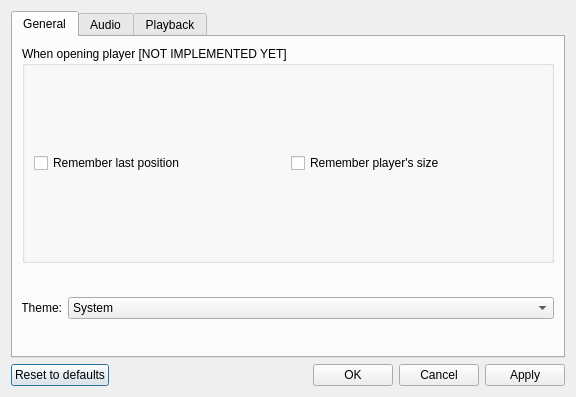
<?xml version="1.0" encoding="UTF-8"?>
<ui version="4.0">
 <class>PreferencesDialog</class>
 <widget class="QDialog" name="PreferencesDialog">
  <property name="geometry">
   <rect>
    <x>0</x>
    <y>0</y>
    <width>576</width>
    <height>397</height>
   </rect>
  </property>
  <property name="minimumSize">
   <size>
    <width>576</width>
    <height>397</height>
   </size>
  </property>
  <property name="maximumSize">
   <size>
    <width>576</width>
    <height>397</height>
   </size>
  </property>
  <property name="windowTitle">
   <string>Preferences</string>
  </property>
  <property name="windowIcon">
   <iconset resource="images.qrc">
    <normaloff>:/logos/jubduh.png</normaloff>:/logos/jubduh.png</iconset>
  </property>
  <property name="sizeGripEnabled">
   <bool>false</bool>
  </property>
  <property name="modal">
   <bool>false</bool>
  </property>
  <layout class="QGridLayout" name="gridLayout">
   <item row="1" column="1">
    <layout class="QHBoxLayout" name="horizontalLayout_2">
     <item>
      <widget class="QPushButton" name="resetButton">
       <property name="text">
        <string>Reset to defaults</string>
       </property>
      </widget>
     </item>
     <item>
      <spacer name="horizontalSpacer">
       <property name="orientation">
        <enum>Qt::Horizontal</enum>
       </property>
       <property name="sizeHint" stdset="0">
        <size>
         <width>40</width>
         <height>20</height>
        </size>
       </property>
      </spacer>
     </item>
     <item>
      <widget class="QPushButton" name="OKButton">
       <property name="text">
        <string>OK</string>
       </property>
      </widget>
     </item>
     <item>
      <widget class="QPushButton" name="cancelButton">
       <property name="text">
        <string>Cancel</string>
       </property>
      </widget>
     </item>
     <item>
      <widget class="QPushButton" name="applyButton">
       <property name="text">
        <string>Apply</string>
       </property>
      </widget>
     </item>
    </layout>
   </item>
   <item row="0" column="1">
    <widget class="QTabWidget" name="settingTabs">
     <property name="tabPosition">
      <enum>QTabWidget::North</enum>
     </property>
     <property name="tabShape">
      <enum>QTabWidget::Rounded</enum>
     </property>
     <property name="currentIndex">
      <number>0</number>
     </property>
     <property name="documentMode">
      <bool>false</bool>
     </property>
     <property name="tabsClosable">
      <bool>false</bool>
     </property>
     <property name="movable">
      <bool>false</bool>
     </property>
     <widget class="QWidget" name="generaltab">
      <attribute name="title">
       <string>General</string>
      </attribute>
      <layout class="QVBoxLayout" name="verticalLayout_2">
       <item>
        <widget class="QGroupBox" name="groupBox">
         <property name="title">
          <string>When opening player [NOT IMPLEMENTED YET]</string>
         </property>
         <layout class="QHBoxLayout" name="horizontalLayout_4">
          <item>
           <widget class="QCheckBox" name="rememberLastPositionCheckbox">
            <property name="text">
             <string>Remember last position</string>
            </property>
           </widget>
          </item>
          <item>
           <widget class="QCheckBox" name="rememberWindowSizeCheckbox">
            <property name="text">
             <string>Remember player's size</string>
            </property>
           </widget>
          </item>
         </layout>
        </widget>
       </item>
       <item>
        <layout class="QHBoxLayout" name="horizontalLayout">
         <item>
          <widget class="QLabel" name="label">
           <property name="sizePolicy">
            <sizepolicy hsizetype="Fixed" vsizetype="Fixed">
             <horstretch>0</horstretch>
             <verstretch>0</verstretch>
            </sizepolicy>
           </property>
           <property name="minimumSize">
            <size>
             <width>40</width>
             <height>78</height>
            </size>
           </property>
           <property name="maximumSize">
            <size>
             <width>40</width>
             <height>78</height>
            </size>
           </property>
           <property name="text">
            <string>Theme:</string>
           </property>
           <property name="alignment">
            <set>Qt::AlignRight|Qt::AlignTrailing|Qt::AlignVCenter</set>
           </property>
          </widget>
         </item>
         <item>
          <widget class="QComboBox" name="themeComboBox">
           <item>
            <property name="text">
             <string>System</string>
            </property>
           </item>
           <item>
            <property name="text">
             <string>Default</string>
            </property>
           </item>
          </widget>
         </item>
        </layout>
       </item>
      </layout>
     </widget>
     <widget class="QWidget" name="audiotab">
      <attribute name="title">
       <string>Audio</string>
      </attribute>
      <layout class="QVBoxLayout" name="verticalLayout">
       <item>
        <layout class="QHBoxLayout" name="horizontalLayout_3">
         <item>
          <widget class="QLabel" name="label_2">
           <property name="text">
            <string>Balance:</string>
           </property>
          </widget>
         </item>
         <item>
          <widget class="QSlider" name="panSlider">
           <property name="minimum">
            <number>-1</number>
           </property>
           <property name="maximum">
            <number>1</number>
           </property>
           <property name="tracking">
            <bool>true</bool>
           </property>
           <property name="orientation">
            <enum>Qt::Horizontal</enum>
           </property>
           <property name="tickPosition">
            <enum>QSlider::TicksBelow</enum>
           </property>
           <property name="tickInterval">
            <number>100</number>
           </property>
          </widget>
         </item>
        </layout>
       </item>
      </layout>
     </widget>
     <widget class="QWidget" name="tab">
      <attribute name="title">
       <string>Playback</string>
      </attribute>
      <layout class="QVBoxLayout" name="verticalLayout_3">
       <item>
        <widget class="QCheckBox" name="pauseTrackWhenDraggingCheckbox">
         <property name="text">
          <string>Pause music when dragging timeline handle (Highly recommended to keep on!)</string>
         </property>
        </widget>
       </item>
      </layout>
     </widget>
    </widget>
   </item>
  </layout>
 </widget>
 <resources>
  <include location="images.qrc"/>
 </resources>
 <connections/>
</ui>
